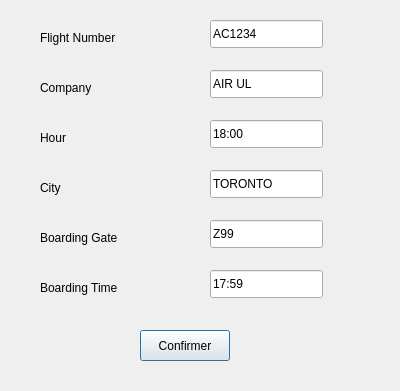
<?xml version="1.0" encoding="UTF-8"?>
<ui version="4.0">
 <class>AddDeparture</class>
 <widget class="QDialog" name="AddDeparture">
  <property name="geometry">
   <rect>
    <x>0</x>
    <y>0</y>
    <width>400</width>
    <height>391</height>
   </rect>
  </property>
  <property name="windowTitle">
   <string>Add Departure</string>
  </property>
  <widget class="QPushButton" name="ButtonConfirmer">
   <property name="geometry">
    <rect>
     <x>140</x>
     <y>330</y>
     <width>90</width>
     <height>31</height>
    </rect>
   </property>
   <property name="text">
    <string>Confirmer</string>
   </property>
  </widget>
  <widget class="QLabel" name="labelNumber">
   <property name="geometry">
    <rect>
     <x>40</x>
     <y>30</y>
     <width>101</width>
     <height>16</height>
    </rect>
   </property>
   <property name="text">
    <string>Flight Number</string>
   </property>
  </widget>
  <widget class="QLineEdit" name="lineEditNumber">
   <property name="geometry">
    <rect>
     <x>210</x>
     <y>20</y>
     <width>113</width>
     <height>28</height>
    </rect>
   </property>
   <property name="text">
    <string>AC1234</string>
   </property>
  </widget>
  <widget class="QLabel" name="labelCompany">
   <property name="geometry">
    <rect>
     <x>40</x>
     <y>80</y>
     <width>101</width>
     <height>16</height>
    </rect>
   </property>
   <property name="text">
    <string>Company</string>
   </property>
  </widget>
  <widget class="QLineEdit" name="lineEditCompany">
   <property name="geometry">
    <rect>
     <x>210</x>
     <y>70</y>
     <width>113</width>
     <height>28</height>
    </rect>
   </property>
   <property name="text">
    <string>AIR UL</string>
   </property>
  </widget>
  <widget class="QLabel" name="labelHour">
   <property name="geometry">
    <rect>
     <x>40</x>
     <y>130</y>
     <width>101</width>
     <height>16</height>
    </rect>
   </property>
   <property name="text">
    <string>Hour</string>
   </property>
  </widget>
  <widget class="QLineEdit" name="lineEditHour">
   <property name="geometry">
    <rect>
     <x>210</x>
     <y>120</y>
     <width>113</width>
     <height>28</height>
    </rect>
   </property>
   <property name="text">
    <string>18:00</string>
   </property>
  </widget>
  <widget class="QLabel" name="labelCity">
   <property name="geometry">
    <rect>
     <x>40</x>
     <y>180</y>
     <width>101</width>
     <height>16</height>
    </rect>
   </property>
   <property name="text">
    <string>City</string>
   </property>
  </widget>
  <widget class="QLineEdit" name="lineEditCity">
   <property name="geometry">
    <rect>
     <x>210</x>
     <y>170</y>
     <width>113</width>
     <height>28</height>
    </rect>
   </property>
   <property name="text">
    <string>TORONTO</string>
   </property>
  </widget>
  <widget class="QLabel" name="labelBoardingGate">
   <property name="geometry">
    <rect>
     <x>40</x>
     <y>230</y>
     <width>141</width>
     <height>16</height>
    </rect>
   </property>
   <property name="text">
    <string>Boarding Gate</string>
   </property>
  </widget>
  <widget class="QLabel" name="labelBoardingHour">
   <property name="geometry">
    <rect>
     <x>40</x>
     <y>280</y>
     <width>141</width>
     <height>16</height>
    </rect>
   </property>
   <property name="text">
    <string>Boarding Time</string>
   </property>
  </widget>
  <widget class="QLineEdit" name="lineEditBoardingHour">
   <property name="geometry">
    <rect>
     <x>210</x>
     <y>270</y>
     <width>113</width>
     <height>28</height>
    </rect>
   </property>
   <property name="text">
    <string>17:59</string>
   </property>
  </widget>
  <widget class="QLineEdit" name="lineEditBoardingGate">
   <property name="geometry">
    <rect>
     <x>210</x>
     <y>220</y>
     <width>113</width>
     <height>28</height>
    </rect>
   </property>
   <property name="text">
    <string>Z99</string>
   </property>
  </widget>
 </widget>
 <resources/>
 <connections>
  <connection>
   <sender>ButtonConfirmer</sender>
   <signal>clicked()</signal>
   <receiver>AddDeparture</receiver>
   <slot>slotConfirmeDeparture()</slot>
   <hints>
    <hint type="sourcelabel">
     <x>184</x>
     <y>345</y>
    </hint>
    <hint type="destinationlabel">
     <x>199</x>
     <y>195</y>
    </hint>
   </hints>
  </connection>
 </connections>
 <slots>
  <slot>slotConfirmerDepart()</slot>
  <slot>slotConfirmeDeparture()</slot>
 </slots>
</ui>
